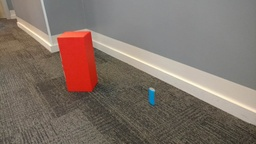
#> input picture hall_box_battery1.jpg, 256 x 144 px, shrunk from 1080 x 608 before the run
$ jupyter execute --allow-errors Atividade1_Visao.ipynb   (shell and % lines are left out)
#> lines starting #> are read from the running program, lines starting #| are printed output that depends on the picture; after the words box and inside, x2 and y2 are one past the last pixel; in counts of white or black regions, pixels touching at a corner belong together
# Entregável 1 - visão computacional

# Por Hugo Mendes e Jean Luca

[cell 1]
import math
import cv2
from matplotlib import pyplot as plt
import numpy as np
import time as t
print ("OpenCV Version : %s " % cv2.__version__)

# Equalização de histograma

[cell 2]
rintin = cv2.imread("RinTinTin.jpg")

#> (a cell that did not finish here is left out)

#> (a cell that did not finish here is left out)

#> (a cell that did not finish here is left out)

#> (a cell that did not finish here is left out)

#> (a cell that did not finish here is left out)

## Atividade 1

Realize as seguintes atividades:

1. O histograma fornecido aproveita bem as faixas de cores?
2. Equalize o histograma de maneira que a cumulativa seja uma função linear na diagonal do gráfico
3. Plote a imagem desenhada

#> (a cell that did not finish here is left out)

#> (a cell that did not finish here is left out)

## Atividade 2

Leia com a OpenCV a figura abaixo:

Separe os canais  R e B das imagens e analise seus histogramas.

1. A partir dos canais R e B e da análise do histograma é possível identificar a caixa vermelha e a bateria azul?

1. Crie uma imagem numpy em que somente os pixels da caixa vermelha estão brancos e faça seu plot aqui

[cell 10]
image = "hall_box_battery1.jpg"
foto = cv2.imread(image)
#> foto is the input picture: shape (144, 256, 3); mean B, G, R 106, 115, 128.9
foto
foto.shape
#> Out = (144, 256, 3)

[cell 11]
foto_rgb = cv2.cvtColor(foto, cv2.COLOR_BGR2RGB)
for i in range(len(foto_rgb)):
    for k in range(len(foto_rgb[i])):
        r,g,b = foto_rgb[i][k]
        if not (r-g >130 and r-b >120 and abs(b-g)>220):
            foto_rgb[i][k][0] = 0
            foto_rgb[i][k][1] = 0
            foto_rgb[i][k][2] = 0
#> this loop made 144 passes
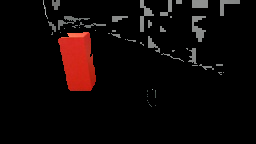
#> foto_rgb: shape (144, 256, 3); mean R, G, B 14.8, 7.4, 6.7


plt.imshow(foto_rgb, vmin=0, vmax=255)

[cell 12]
foto_rgb = cv2.cvtColor(foto, cv2.COLOR_BGR2RGB)

low = [164,17,7]
high = [255,145,106]

#low = np.array(low)
#high = np.array(high)

#mask = cv2.inRange(foto_rgb,low,high)

foto = []
linha = []
for i in range(len(foto_rgb)):
    for k in range(len(foto_rgb)):
        temp = foto_rgb[i][k]
        foi = False
        if(temp[0] in range(low[0],high[0])) and(temp[1] in range(low[1],high[1])) and (temp[2] in range(low[2],high[2])):
            linha.append(255)
        else:
            linha.append(0)
    foto.append(linha)
    linha = []
#> after the loop, foto = 144 items
foto = np.array(foto)
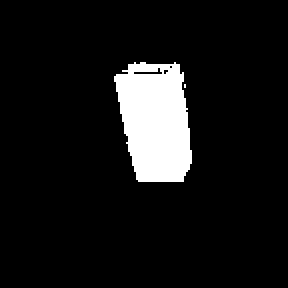
#> foto: shape (144, 144) int64 (shown 2 times larger); 8.8% white; 2 white regions (1 under 20 px), largest, box (x1, y1, x2, y2) and area: (57, 31, 96, 91) 1815

plt.imshow(foto, cmap="Greys_r",vmin=0, vmax=255)
plt.show()

low = np.array(low)
high = np.array(high)

mask = cv2.inRange(foto_rgb,low,high)
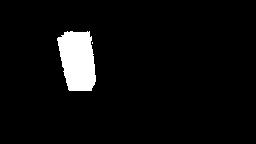
#> mask: shape (144, 256); 5% white; 2 white regions (1 under 20 px), largest, box (x1, y1, x2, y2) and area: (57, 31, 96, 91) 1838

plt.imshow(mask, cmap="Greys_r",vmin=0, vmax=255)
plt.show()

[cell 13]
fotoR = foto_rgb[:][:][0]
#> fotoR = 256 rows, first 8: [141, 125, 100], [148, 133, 110], [147, 134, 115], [147, 138, 121], [144, 138, 126], [136, 133, 124], [102, 101, 96], [100, 101, 96]
hist,bins = np.histogram(fotoR.flatten(),256,[0,256])
#> hist = 256 values, max 82 at index 144, min 0 at index 0, mean 3; bins = 257 values from 0 to 256

cdf = hist.cumsum()
#> cdf = 256 values from 0 to 768
cdf_normalized = cdf * hist.max()/ cdf.max()
#> cdf_normalized = 256 values from 0 to 82


plt.plot(cdf_normalized, color = 'b')
plt.hist(fotoR.flatten(),256,[0,256], color = 'r')
plt.xlim([90,220])
plt.legend(('cdf','histogram'), loc = 'upper left')
plt.title("canal R")
plt.show()
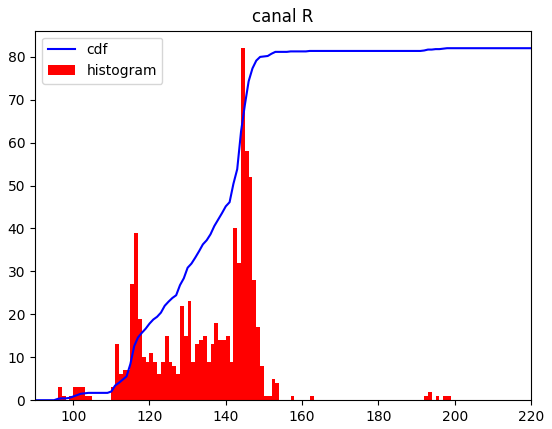
#> figure drawn by matplotlib, 1 panel; tallest bar 82 high, from x = 144 to 145; curve peaks at x = 198, y = 82

[cell 14]
fotoB = foto_rgb[:][:][2]
#> fotoB = 256 rows, first 8: [136, 119, 93], [138, 122, 97], [148, 133, 112], [147, 135, 119], [144, 136, 125], [142, 138, 129], [122, 119, 112], [95, 96, 90]
hist,bins = np.histogram(fotoB.flatten(),256,[0,256])
#> hist = 256 values, max 71 at index 144, min 0 at index 0, mean 3

cdf = hist.cumsum()
cdf_normalized = cdf * hist.max()/ cdf.max()
#> cdf_normalized = 256 values from 0 to 71


plt.plot(cdf_normalized, color = 'b')
plt.hist(fotoB.flatten(),256,[0,256], color = 'r')
plt.xlim([90,220])
plt.title("Canal B")
plt.legend(('cdf','histogram'), loc = 'upper left')
plt.show()
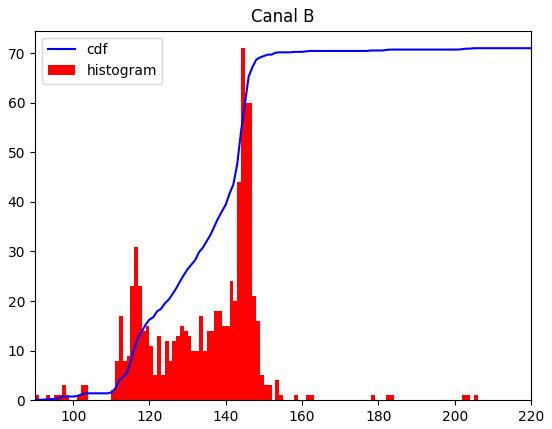
#> figure drawn by matplotlib, 1 panel; tallest bar 71 high, from x = 144 to 145; curve peaks at x = 205, y = 71

É possivel indentificar as caixas olhando o histograma de cada canal. Como as caixas são basicamente só vermelho, e só azul, o canal r da caixa vermelha é bem alto, e o canal b da caixa azul tão alto quanto também. Logo se filtrarmos os dois histogramas para os respectivos canais com intensidade acima de 160, por exemplo, teremos a parte do histograma que se referem as caixas.

[cell 15]
plt.plot(cdf_normalized, color = 'b')
plt.hist(fotoR.flatten(),256,[0,256], color = 'r')
plt.xlim([160,220])
plt.ylim([0,7])
plt.legend(('cdf','histogram'), loc = 'upper left')
plt.title("canal R respectivo a caixa vermelha")
plt.show()
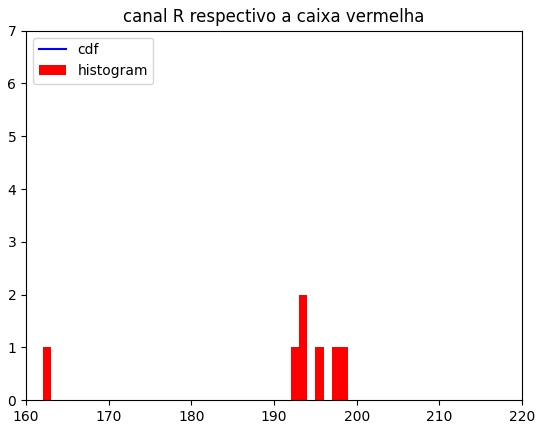
#> figure drawn by matplotlib, 1 panel; tallest bar 82 high, from x = 144 to 145; curve peaks at x = 205, y = 71

[cell 16]
plt.plot(cdf_normalized, color = 'b')
plt.hist(fotoB.flatten(),256,[0,256], color = 'r')
plt.xlim([160,220])
plt.ylim([0,7])
plt.legend(('cdf','histogram'), loc = 'upper left')
plt.title("canal B respectivo a caixa azul")
plt.show()
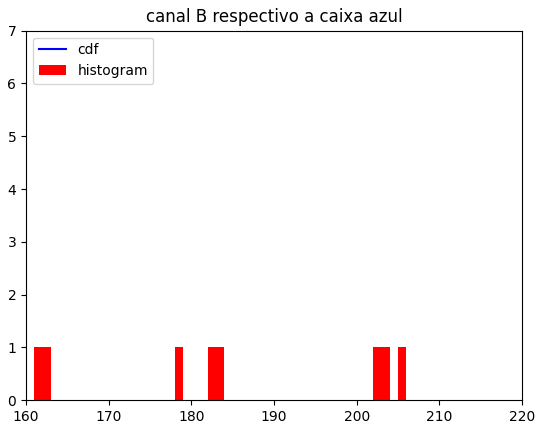
#> figure drawn by matplotlib, 1 panel; tallest bar 71 high, from x = 144 to 145; curve peaks at x = 205, y = 71
